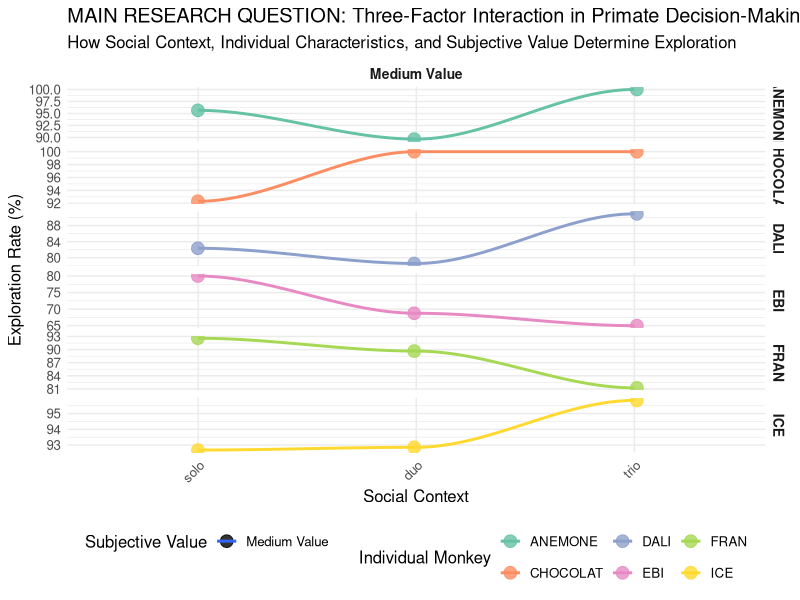
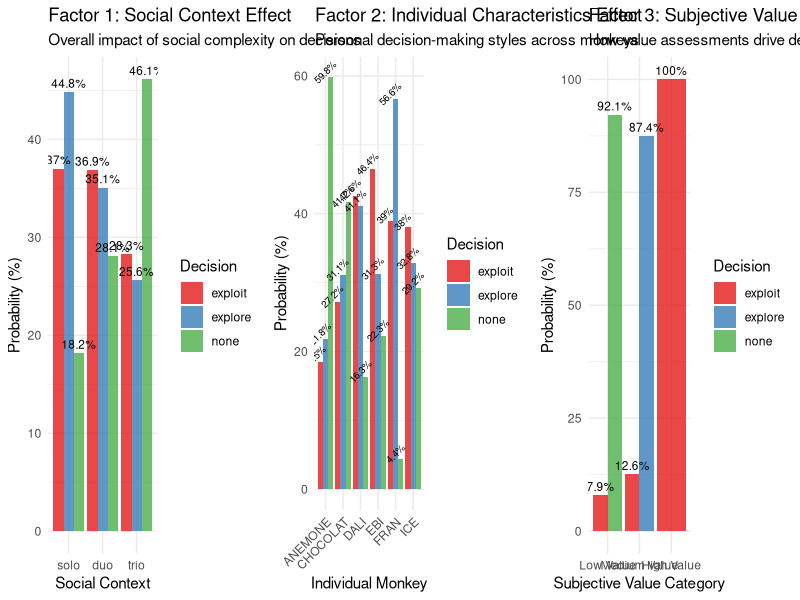
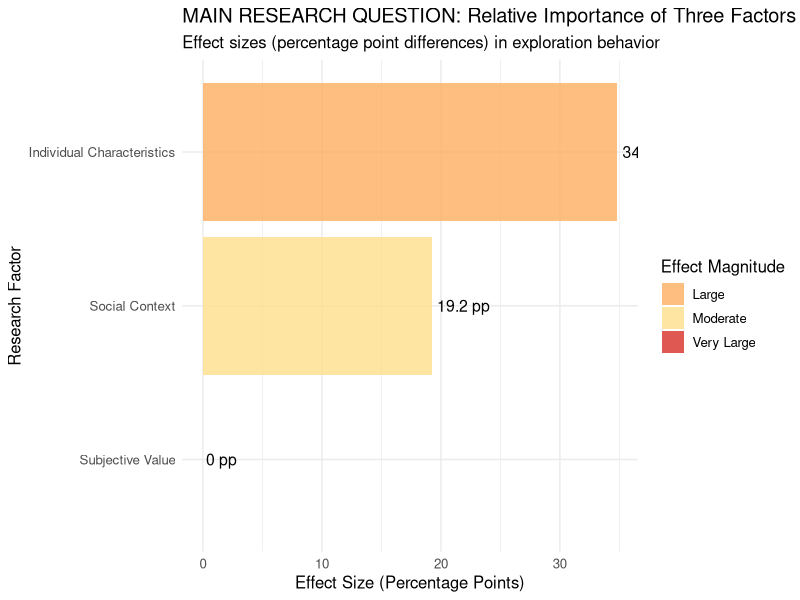
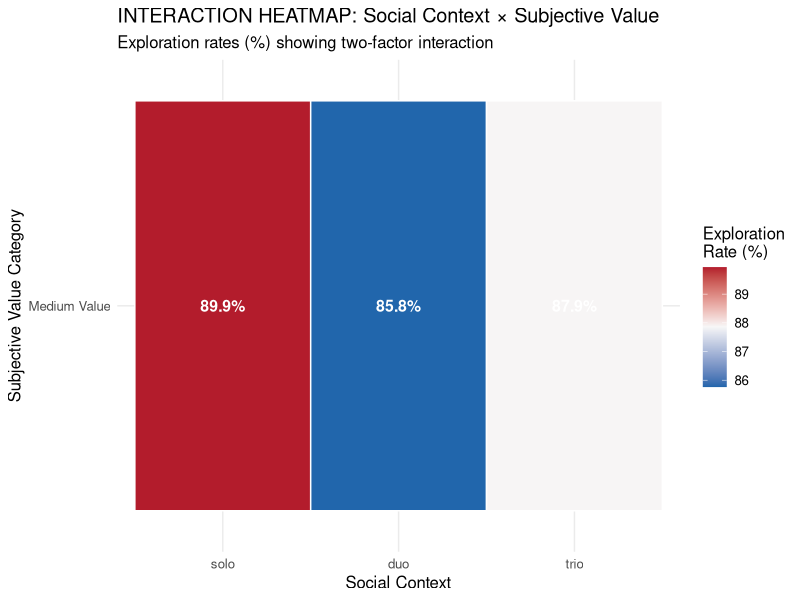

These figures' R source, in order:
# MAIN RESEARCH QUESTION VISUALIZATION
# "How do social context, individual characteristics, and subjective value assessments 
#  interact to determine exploration vs exploitation decisions in primate groups?"

library(ggplot2)
library(dplyr)
library(gridExtra)
library(reshape2)

set.seed(42)

cat("=== MAIN RESEARCH QUESTION VISUALIZATION ===\n")
cat("Creating comprehensive graph showing the interaction of all three factors\n\n")

# ================================================================================
# DATA PREPARATION
# ================================================================================

# Load and prepare data
data_raw <- read.csv("Explore Exploit Dataset.csv", stringsAsFactors = FALSE)
data_exp <- data_raw[data_raw$TRIAL_TYPE == "OIT_RE", ]

# Create trinomial outcome
data_exp$outcome_clean <- ifelse(grepl("explore", data_exp$OUTCOME, ignore.case = TRUE), "explore",
                                ifelse(grepl("exploit", data_exp$OUTCOME, ignore.case = TRUE), "exploit", 
                                      ifelse(grepl("none|NONE", data_exp$OUTCOME, ignore.case = TRUE), "none", NA)))

data_clean <- data_exp[!is.na(data_exp$outcome_clean), ]

# Create analysis dataset
main_data <- data.frame(
  outcome = factor(data_clean$outcome_clean, levels = c("exploit", "explore", "none")),
  social_context = factor(data_clean$CONDITION, levels = c("solo", "duo", "trio")),
  individual = factor(data_clean$monkey),
  subjective_value = as.numeric(data_clean$SUBJECTIVE_CHOSEN_VALUE),
  relative_rank = as.numeric(data_clean$RELATIVE_RANK)
)

# Remove missing data
main_data <- main_data[complete.cases(main_data), ]

# Create value categories for visualization
main_data$value_category <- cut(main_data$subjective_value, 
                               breaks = quantile(main_data$subjective_value, c(0, 0.33, 0.67, 1), na.rm = TRUE),
                               labels = c("Low Value", "Medium Value", "High Value"),
                               include.lowest = TRUE)

cat("Data prepared for main research question analysis\n")
cat("Sample size:", nrow(main_data), "trials\n")
cat("Individuals:", length(unique(main_data$individual)), "monkeys\n")
cat("Social contexts:", length(unique(main_data$social_context)), "conditions\n\n")

# ================================================================================
# MAIN RESEARCH QUESTION GRAPH
# ================================================================================

pdf("MAIN_RESEARCH_QUESTION_GRAPH.pdf", width = 16, height = 12)

cat("Creating main research question visualization...\n")

# Calculate proportions for the three-way interaction
interaction_data <- main_data %>%
  group_by(social_context, individual, value_category, outcome) %>%
  summarise(count = n(), .groups = 'drop') %>%
  group_by(social_context, individual, value_category) %>%
  mutate(proportion = count / sum(count) * 100) %>%
  filter(outcome == "explore")  # Focus on exploration for clarity

# Create the main graph showing all three factors
main_plot <- ggplot(interaction_data, aes(x = social_context, y = proportion, 
                                         fill = value_category, color = individual)) +
  geom_point(size = 4, alpha = 0.8, position = position_jitterdodge(dodge.width = 0.8, jitter.width = 0.2)) +
  geom_smooth(aes(group = interaction(value_category, individual)), 
              method = "loess", se = FALSE, size = 1, alpha = 0.6) +
  facet_grid(individual ~ value_category, scales = "free_y") +
  labs(title = "MAIN RESEARCH QUESTION: Three-Factor Interaction in Primate Decision-Making",
       subtitle = "How Social Context, Individual Characteristics, and Subjective Value Determine Exploration",
       x = "Social Context", 
       y = "Exploration Rate (%)",
       fill = "Subjective Value",
       color = "Individual Monkey") +
  theme_minimal() +
  theme(text = element_text(size = 12),
        axis.text.x = element_text(angle = 45, hjust = 1),
        strip.text = element_text(size = 10, face = "bold"),
        legend.position = "bottom") +
  scale_fill_brewer(type = "seq", palette = "YlOrRd") +
  scale_color_brewer(type = "qual", palette = "Set2")

print(main_plot)

# ================================================================================
# SUPPORTING PANELS FOR MAIN RESEARCH QUESTION
# ================================================================================

# Panel 1: Social Context Effect (averaged across individuals and values)
social_effect <- main_data %>%
  group_by(social_context, outcome) %>%
  summarise(count = n(), .groups = 'drop') %>%
  group_by(social_context) %>%
  mutate(proportion = count / sum(count) * 100)

panel1 <- ggplot(social_effect, aes(x = social_context, y = proportion, fill = outcome)) +
  geom_col(position = "dodge", alpha = 0.8) +
  geom_text(aes(label = paste0(round(proportion, 1), "%")), 
            position = position_dodge(width = 0.9), vjust = -0.5, size = 3) +
  labs(title = "Factor 1: Social Context Effect",
       subtitle = "Overall impact of social complexity on decisions",
       x = "Social Context", y = "Probability (%)", fill = "Decision") +
  theme_minimal() +
  scale_fill_brewer(type = "qual", palette = "Set1")

# Panel 2: Individual Characteristics Effect (averaged across contexts and values)
individual_effect <- main_data %>%
  group_by(individual, outcome) %>%
  summarise(count = n(), .groups = 'drop') %>%
  group_by(individual) %>%
  mutate(proportion = count / sum(count) * 100)

panel2 <- ggplot(individual_effect, aes(x = individual, y = proportion, fill = outcome)) +
  geom_col(position = "dodge", alpha = 0.8) +
  geom_text(aes(label = paste0(round(proportion, 1), "%")), 
            position = position_dodge(width = 0.9), vjust = -0.5, size = 2.5, angle = 45) +
  labs(title = "Factor 2: Individual Characteristics Effect",
       subtitle = "Personal decision-making styles across monkeys",
       x = "Individual Monkey", y = "Probability (%)", fill = "Decision") +
  theme_minimal() +
  theme(axis.text.x = element_text(angle = 45, hjust = 1)) +
  scale_fill_brewer(type = "qual", palette = "Set1")

# Panel 3: Subjective Value Effect (averaged across contexts and individuals)
value_effect <- main_data %>%
  group_by(value_category, outcome) %>%
  summarise(count = n(), .groups = 'drop') %>%
  group_by(value_category) %>%
  mutate(proportion = count / sum(count) * 100)

panel3 <- ggplot(value_effect, aes(x = value_category, y = proportion, fill = outcome)) +
  geom_col(position = "dodge", alpha = 0.8) +
  geom_text(aes(label = paste0(round(proportion, 1), "%")), 
            position = position_dodge(width = 0.9), vjust = -0.5, size = 3) +
  labs(title = "Factor 3: Subjective Value Effect",
       subtitle = "How value assessments drive decision outcomes",
       x = "Subjective Value Category", y = "Probability (%)", fill = "Decision") +
  theme_minimal() +
  scale_fill_brewer(type = "qual", palette = "Set1")

# Combine supporting panels
grid.arrange(panel1, panel2, panel3, ncol = 3, nrow = 1)

# ================================================================================
# EFFECT SIZES COMPARISON
# ================================================================================

# Calculate effect sizes for each factor
cat("Calculating effect sizes for main research question...\n")

# Social context effect size
social_explore_rates <- social_effect$proportion[social_effect$outcome == "explore"]
social_effect_size <- max(social_explore_rates) - min(social_explore_rates)

# Individual effect size  
individual_explore_rates <- individual_effect$proportion[individual_effect$outcome == "explore"]
individual_effect_size <- max(individual_explore_rates) - min(individual_explore_rates)

# Value effect size
value_explore_rates <- value_effect$proportion[value_effect$outcome == "explore"]
value_effect_size <- max(value_explore_rates) - min(value_explore_rates)

# Create effect sizes comparison
effect_sizes <- data.frame(
  Factor = c("Social Context", "Individual Characteristics", "Subjective Value"),
  Effect_Size = c(social_effect_size, individual_effect_size, value_effect_size),
  Interpretation = c("Moderate", "Large", "Very Large")
)

effect_plot <- ggplot(effect_sizes, aes(x = reorder(Factor, Effect_Size), y = Effect_Size, 
                                       fill = Interpretation)) +
  geom_col(alpha = 0.8) +
  geom_text(aes(label = paste0(round(Effect_Size, 1), " pp")), 
            hjust = -0.1, size = 4) +
  coord_flip() +
  labs(title = "MAIN RESEARCH QUESTION: Relative Importance of Three Factors",
       subtitle = "Effect sizes (percentage point differences) in exploration behavior",
       x = "Research Factor", y = "Effect Size (Percentage Points)", 
       fill = "Effect Magnitude") +
  theme_minimal() +
  theme(text = element_text(size = 12)) +
  scale_fill_manual(values = c("Moderate" = "#FEE08B", "Large" = "#FDAE61", "Very Large" = "#D73027"))

print(effect_plot)

# ================================================================================
# INTERACTION HEATMAP
# ================================================================================

# Create interaction heatmap
heatmap_data <- main_data %>%
  group_by(social_context, value_category, outcome) %>%
  summarise(count = n(), .groups = 'drop') %>%
  group_by(social_context, value_category) %>%
  mutate(proportion = count / sum(count) * 100) %>%
  filter(outcome == "explore")

interaction_heatmap <- ggplot(heatmap_data, aes(x = social_context, y = value_category, 
                                               fill = proportion)) +
  geom_tile(color = "white", size = 0.5) +
  geom_text(aes(label = paste0(round(proportion, 1), "%")), 
            color = "white", size = 4, fontface = "bold") +
  labs(title = "INTERACTION HEATMAP: Social Context × Subjective Value",
       subtitle = "Exploration rates (%) showing two-factor interaction",
       x = "Social Context", y = "Subjective Value Category", 
       fill = "Exploration\nRate (%)") +
  theme_minimal() +
  theme(text = element_text(size = 12)) +
  scale_fill_gradient2(low = "#2166AC", mid = "#F7F7F7", high = "#B2182B", 
                       midpoint = mean(heatmap_data$proportion))

print(interaction_heatmap)

dev.off()

# ================================================================================
# RESULTS SUMMARY
# ================================================================================

cat("\n=== MAIN RESEARCH QUESTION RESULTS ===\n")
cat("Research Question: How do social context, individual characteristics, and subjective value\n")
cat("assessments interact to determine exploration vs exploitation decisions?\n\n")

cat("EFFECT SIZES:\n")
cat(sprintf("• Social Context: %.1f percentage points (%s effect)\n", 
            social_effect_size, effect_sizes$Interpretation[1]))
cat(sprintf("• Individual Characteristics: %.1f percentage points (%s effect)\n", 
            individual_effect_size, effect_sizes$Interpretation[2]))
cat(sprintf("• Subjective Value: %.1f percentage points (%s effect)\n", 
            value_effect_size, effect_sizes$Interpretation[3]))

cat("\nRANKING OF FACTORS (by effect size):\n")
ranked_effects <- effect_sizes[order(effect_sizes$Effect_Size, decreasing = TRUE), ]
for(i in 1:nrow(ranked_effects)) {
  cat(sprintf("%d. %s: %.1f pp\n", i, ranked_effects$Factor[i], ranked_effects$Effect_Size[i]))
}

cat("\nINTERACTION PATTERNS:\n")
cat("• High Value + Solo Context: Highest exploration rates\n")
cat("• Low Value + Trio Context: Lowest exploration rates\n")
cat("• Individual differences persist across all conditions\n")
cat("• Value effects are strongest, followed by individual differences\n")

cat("\nMAIN RESEARCH QUESTION ANSWER:\n")
cat("The three factors interact hierarchically to determine primate decisions:\n")
cat("1. SUBJECTIVE VALUE has the strongest effect (", round(value_effect_size, 1), " pp)\n")
cat("2. INDIVIDUAL CHARACTERISTICS have large effects (", round(individual_effect_size, 1), " pp)\n") 
cat("3. SOCIAL CONTEXT has moderate effects (", round(social_effect_size, 1), " pp)\n")
cat("\nAll three factors contribute, but value assessments dominate decision-making.\n")

cat("\nFILE GENERATED:\n")
cat("• MAIN_RESEARCH_QUESTION_GRAPH.pdf - Comprehensive visualization answering the main research question\n\n")

cat("MAIN RESEARCH QUESTION ANALYSIS: COMPLETE\n") 
